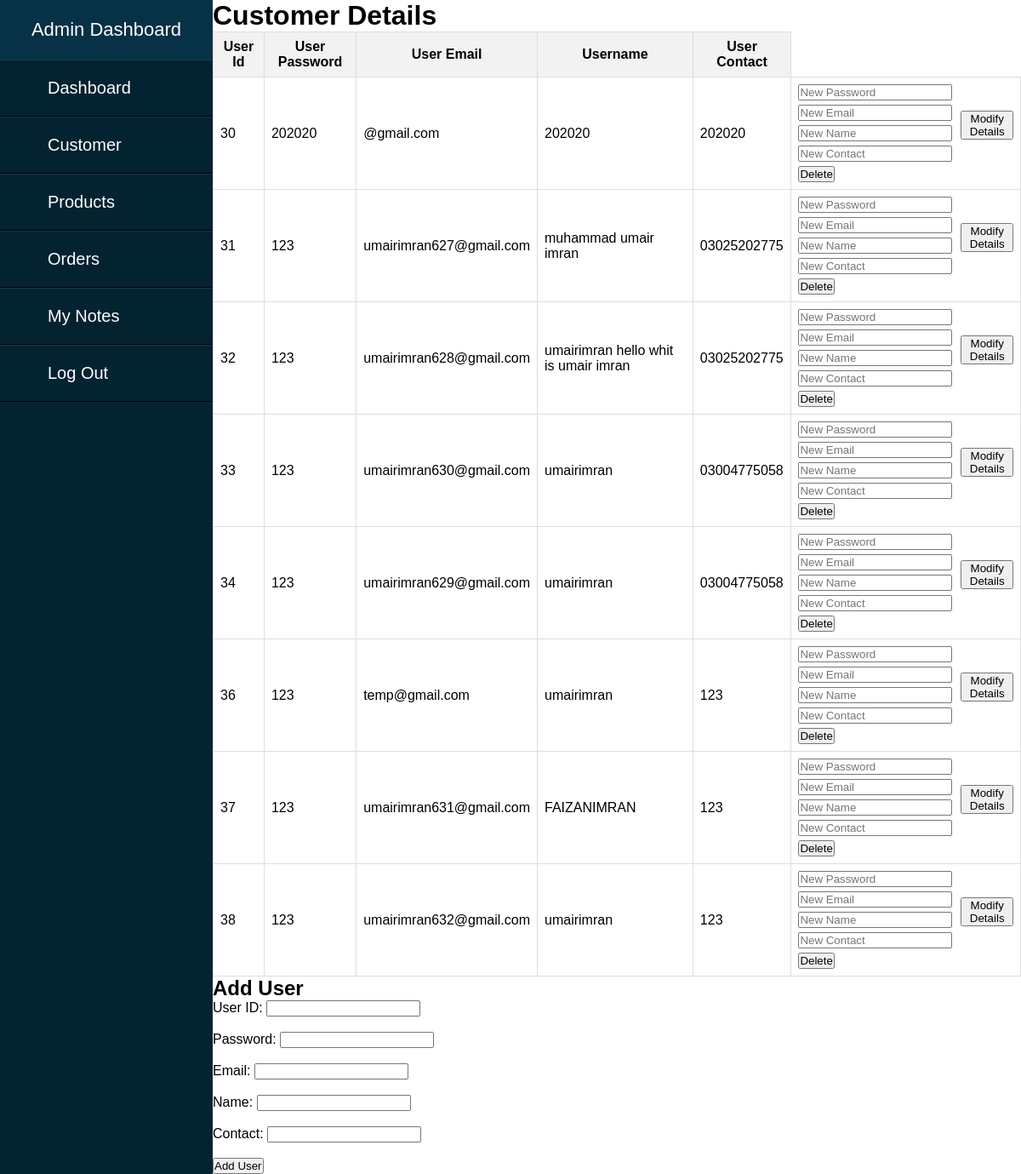
The app's page /Customer.html, older data.
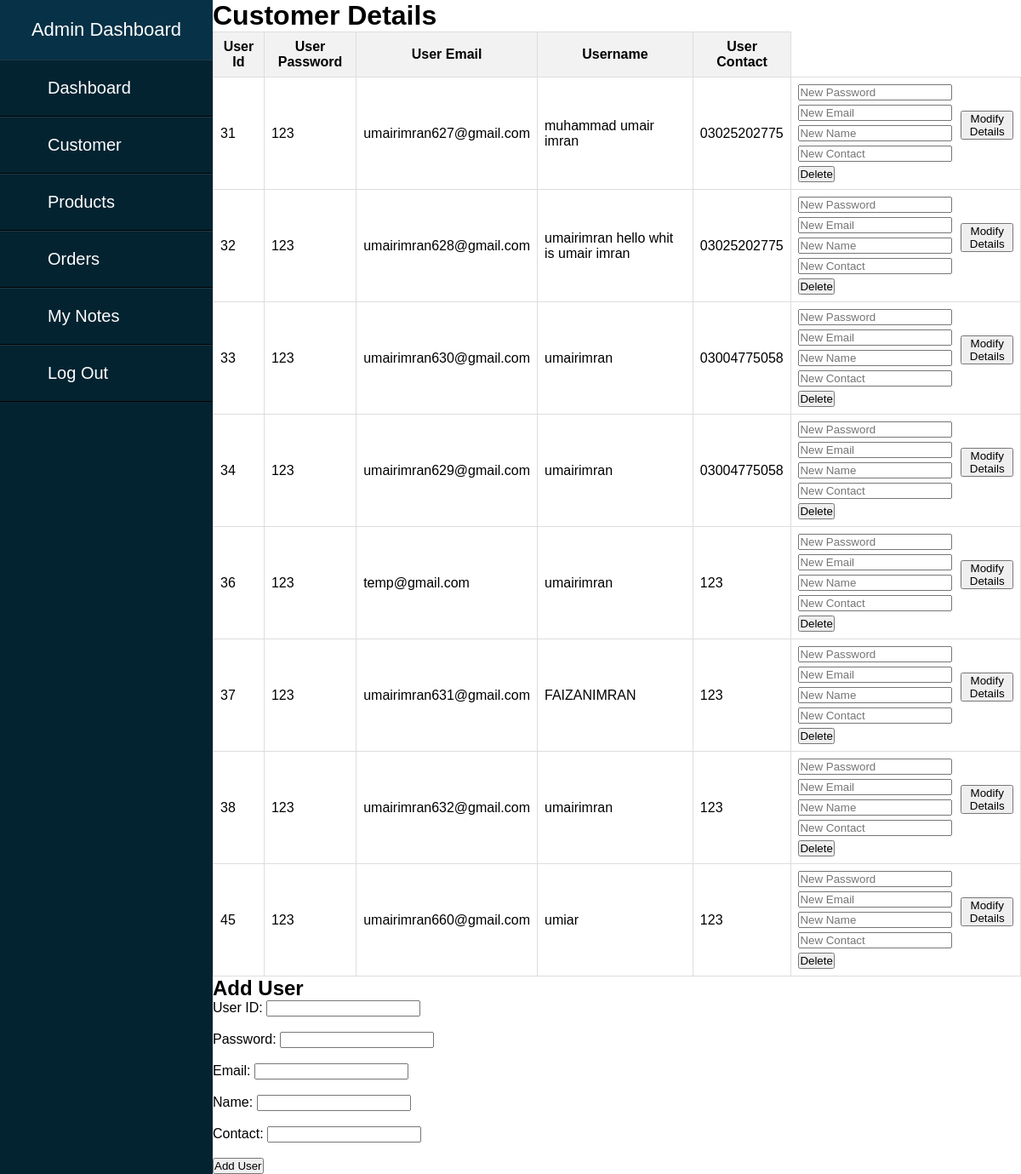
The same page, newer data.
### tables this page shows
CREATE TABLE "users" (
	"userId"	INTEGER,
	"userPassword"	VARCHAR(20),
	"userEmail"	email UNIQUE,
	"userName"	VARCHAR(50),
	"userContact"	VARCHAR(20),
	PRIMARY KEY("userId" AUTOINCREMENT)
);

### main.py (the view)
@app.route('/Customer.html')
def index3():
    conn = sqlite3.connect('database.db')
    cursor = conn.cursor()
    cursor.execute("SELECT USERID,USERPASSWORD,USEREMAIL,USERNAME,USERCONTACT FROM USERS WHERE USERID <>35 ORDER BY USERID")
    data = cursor.fetchall()
    conn.close()
    return render_template('Customer.html',data=data)

### templates/Customer.html (shortened to what this page needs)
<!DOCTYPE html>
<html lang="en">
<head>
    <link rel="stylesheet" href="{{ url_for('static', filename='cust.css') }}">
</head>
<body>
    <div class="sidebar">
        <header>Admin Dashboard</header>
        <ul>
            <li><a href="admin_pg.html">Dashboard</a></li>
            <li><a href="Customer.html">Customer</a></li>
            <li><a href="Products.html">Products</a></li>
            <li><a href="orders.html">Orders</a></li>
            <li><a href="MyNotes.html">My Notes</a></li>
            <li><a href="login_pg.html">Log Out</a></li>
        </ul>
    </div>
    <div class="content">
        <h1>Customer Details</h1>
        <table>
            <thead>
                <tr>
                    <th>User Id</th>
                    <th>User Password</th>
                    <th>User Email</th>
                    <th>Username</th>
                    <th>User Contact</th>
                </tr>
            </thead>
            <tbody>
                {% for row in data %}
                <tr>
                    <td>{{ row[0] }}</td>
                    <td>{{ row[1] }}</td>
                    <td>{{ row[2] }}</td>
                    <td>{{ row[3] }}</td>
                    <td>{{ row[4] }}</td>
                    <td>
                        <form action="/edit_user" method="post" class="edit-form">
                            <div class="edit-fields">
                                <input type="text" name="user_password" placeholder="New Password">
                                <input type="text" name="user_email" placeholder="New Email">
                                <input type="text" name="user_name" placeholder="New Name">
                                <input type="text" name="user_contact" placeholder="New Contact">
                            </div>
                            <button type="submit">Modify Details</button>
                        </form>
                        <form action="/edit_user" method="post">
                            <button type="submit" formaction="/delete_user">Delete</button>
                        </form>
                    </td>
                </tr>
                {% endfor %}
            </tbody>
        </table>
        <h2>Add User</h2>
<form action="/add_user" method="post" class="addus">
    <label for="user_id">User ID:</label>
    <input type="text" id="user_id" name="user_id"><br><br>
    <label for="user_password">Password:</label>
    <input type="text" id="user_password" name="user_password"><br><br>
    <label for="user_email">Email:</label>
    <input type="text" id="user_email" name="user_email"><br><br>
    <label for="user_name">Name:</label>
    <input type="text" id="user_name" name="user_name"><br><br>
    <label for="user_contact">Contact:</label>
    <input type="text" id="user_contact" name="user_contact"><br><br>
    <button type="submit">Add User</button>
</form>
    </div>
</body>
</html>

Row changes from the older to the newer data that the page shows:
removed users: userId "30", userPassword "202020", userEmail "@gmail.com", userName "202020", userContact "202020"
added users: userId "45", userPassword "123", userEmail "umairimran660@gmail.com", userName "umiar", userContact "123"
